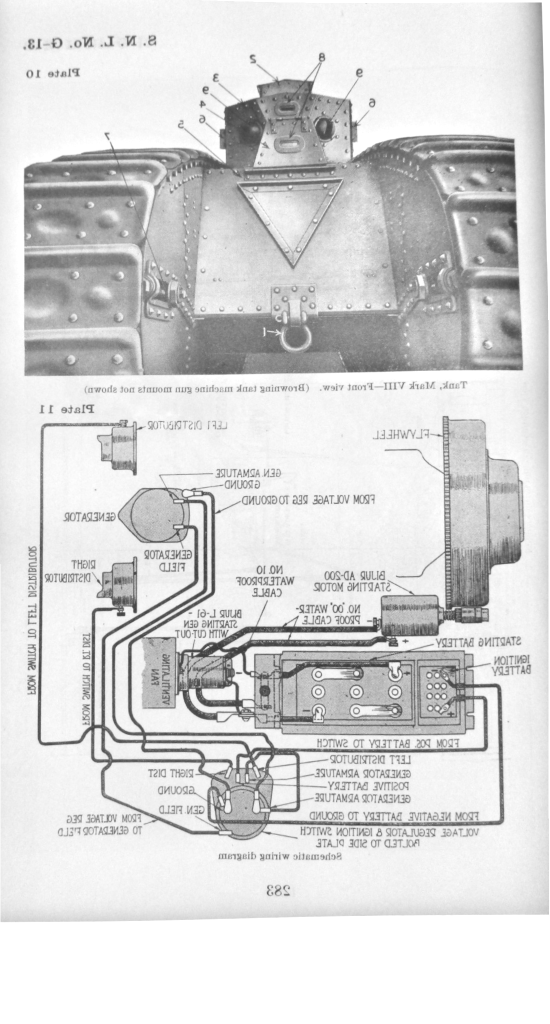
#> input picture references/1928-03-30_SNL_G13/SNL_G13_Project/restoration/paired/p283-mirrored-registered.png, 1100 x 2048 px, given in place of p284.jpg, which was not available (shown at 1/2 size)
$ python fit_global.py
#> lines starting #> are read from the running program, lines starting #| are printed output that depends on the picture; after the words box and inside, x2 and y2 are one past the last pixel; in counts of white or black regions, pixels touching at a corner belong together; long printed decimals are rounded; pictures that were not available may be replaced by others from this repository, and a replacement may not be noted
from pathlib import Path
import numpy as np,json
from scipy import ndimage as nd,optimize
from PIL import Image
P=Path(__file__).resolve().parents[2];O=Path(__file__).parent/'fitting-output';O.mkdir(exist_ok=True)
fg=np.asarray(Image.open(P/'sources/p284.jpg').convert('L')).astype(float)/255
bg=np.asarray(Image.open(P/'sources/p283.jpg').convert('L'))[:,::-1].astype(float)/255
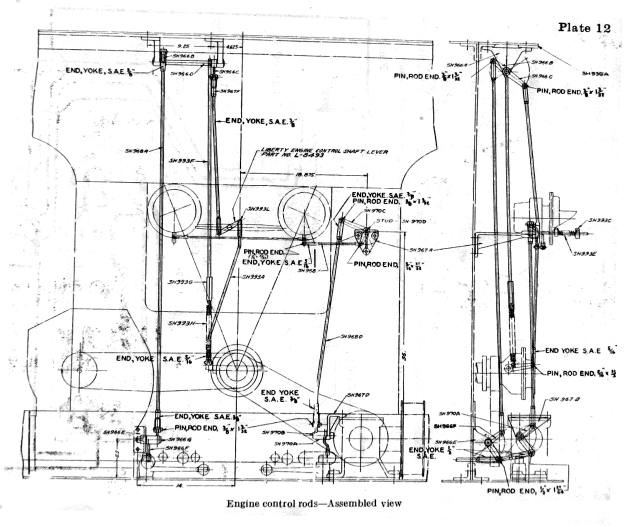
#> input picture references/1928-03-30_SNL_G13/SNL_G13_Project/restoration/paired/p284-local-only.png, 1251 x 1054 px, given in place of p283.jpg, which was not available (shown at 1/2 size)
# Remove narrow front drawing strokes before registering the faint reverse image.
fc=nd.grey_closing(fg,size=(9,9));fb=nd.gaussian_filter(fc,50)
f=1-fc/np.maximum(fb,.1)
bc=nd.gaussian_filter(nd.grey_closing(bg,size=(121,121)),20)
#> bc: shape (1054, 1251) float64; every value is 1
b=1-bg/np.maximum(bc,.1)
mask=(fc-fg)<.022
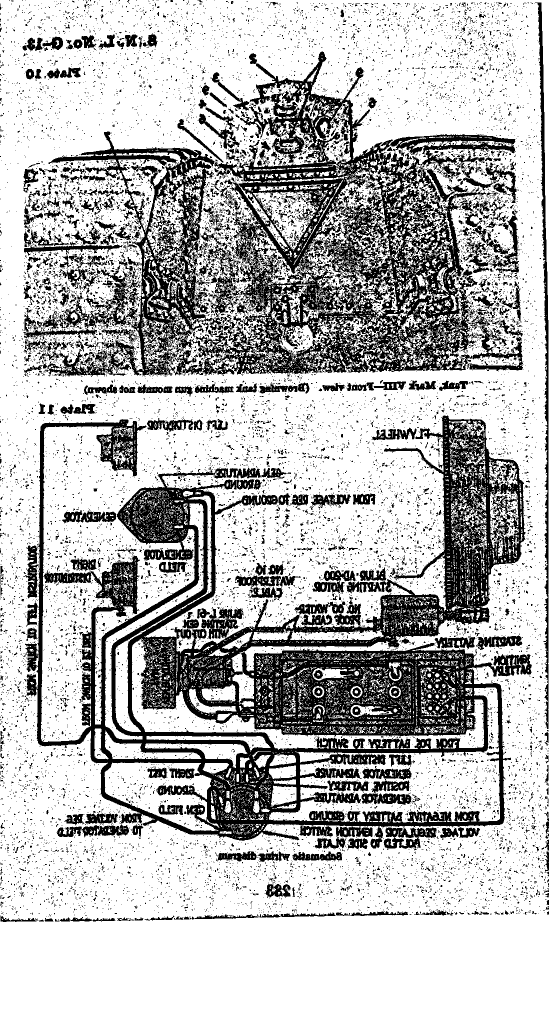
#> mask: shape (2048, 1100) bool (shown at 1/2 size); 72.3% white; 15292 black regions (14526 under 20 px), largest, box (x1, y1, x2, y2) and area: (50, 831, 1064, 1682) 256569, (47, 102, 1047, 754) 187492, (1070, 5, 1097, 1458) 8191
mask &= (np.indices(fg.shape)[0]>100)&(np.indices(fg.shape)[0]<1800)
mask &= (np.indices(fg.shape)[1]>45)&(np.indices(fg.shape)[1]<1045)
# Keep narrow drawing lines and dark surface blemishes out of the fit.
mask &= fg>.54
#> mask: shape (2048, 1100) bool; 47.2% white; 6866 white regions (5840 under 20 px), largest, box (x1, y1, x2, y2) and area: (46, 101, 1045, 1800) 751582, (538, 1375, 1000, 1645) 38458, (490, 1084, 1045, 1347) 20952
np.savez_compressed(O/'inputs.npz',fg=fg,bg=bg,fc=fc,f=f,b=b,mask=mask)
yy,xx=np.indices(f.shape);sel=mask & (yy%5==0)&(xx%5==0)
#> after `sel = mask & (yy % 5 == 0) & (xx % 5 == 0)`: sel: shape (2048, 1100) bool; 1.9% white in thin lines or dots, all inside (x1, y1, x2, y2) = (50, 105, 1041, 1796)
y=yy[sel]/1000;x=xx[sel]/1000
p=np.array([1.,0.,.012, -.03,1.,.19,0.,0.])
for sig in [9,5,2]:
 bb=nd.gaussian_filter(b,sig)-nd.gaussian_filter(b,50)
 ff=nd.gaussian_filter(f,sig)[sel];ff-=ff.mean()
 def mapped(p):
  den=1+p[6]*x+p[7]*y
  return nd.map_coordinates(bb,[(p[3]*x+p[4]*y+p[5])*1000/den,(p[0]*x+p[1]*y+p[2])*1000/den],order=1,mode='constant',cval=0)
 def fun(p):
  z=mapped(p);z-=z.mean()
  return -np.dot(z,ff)/max(1e-12,np.linalg.norm(z)*np.linalg.norm(ff))
 res=optimize.minimize(fun,p,method='Powell',bounds=[(.85,1.2),(-.07,.07),(-.10,.10),(-.10,.07),(.88,1.18),(.12,.30),(-.04,.04),(-.04,.04)],options={'maxiter':60,'xtol':.00002,'ftol':.000002})
 p=res.x;print(sig,res.fun,p,flush=True)
 (O/'fit.json').write_text(json.dumps({'parameters':p.tolist(),'correlation':-res.fun,'blur':sig},indent=2))
#> this loop made 3 passes
#| 9 -0.1149 [ 0.8581   0.02326 -0.05776 -0.0246  1.055  0.1375
#|  -0.0381 -0.04      ]
#| 5 -0.06166 [ 0.9416 -0.009436 -0.05611 -0.01524  1.053  0.1351
#|  -0.03999  0.00492]
#| 2 -0.03431 [ 0.9903 -0.06174 -0.05674 -0.01588   1.093  0.1872
#|   0.03251  0.005567]
#> pass 1, `bb=nd.gaussian_filter(b,sig)-nd.gaussian_filter(b,50)`:
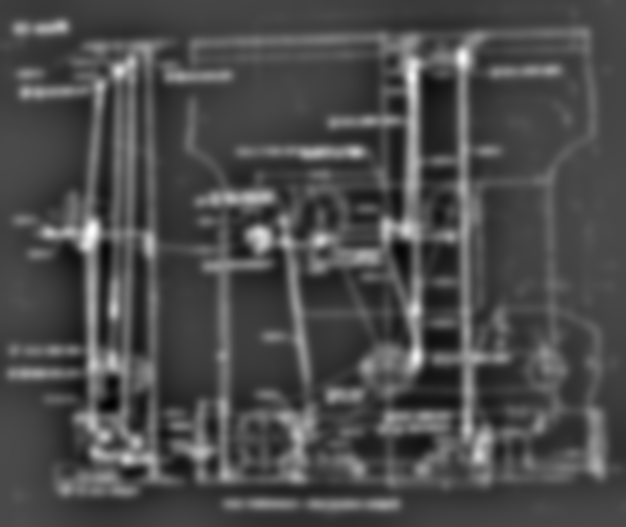
#> bb: shape (1054, 1251) float64 (shown at 1/2 size); min -0.167, max 0.398, mean 2.48e-17; drawn with min black and max white
# Render grayscale ghost view, registered reverse and blend.
x=xx/1000;y=yy/1000;den=1+p[6]*x+p[7]*y
#> after `den = 1 + p[6] * x + p[7] * y`:
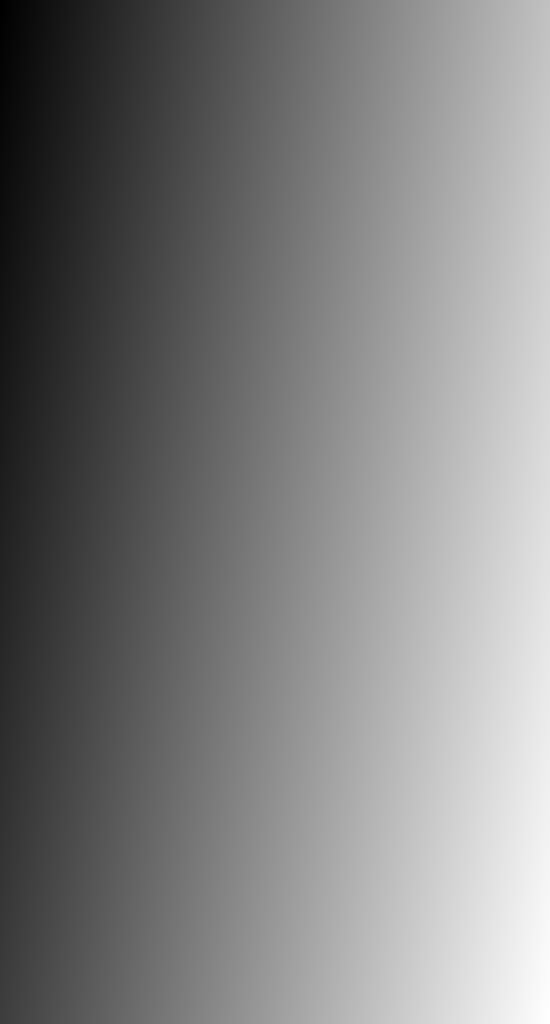
#> den: shape (2048, 1100) float64 (shown at 1/2 size); min 1, max 1.05, mean 1.02; drawn with min black and max white
coords=[(p[3]*x+p[4]*y+p[5])*1000/den,(p[0]*x+p[1]*y+p[2])*1000/den]
aligned=nd.map_coordinates(b,coords,order=1,mode='constant',cval=0)
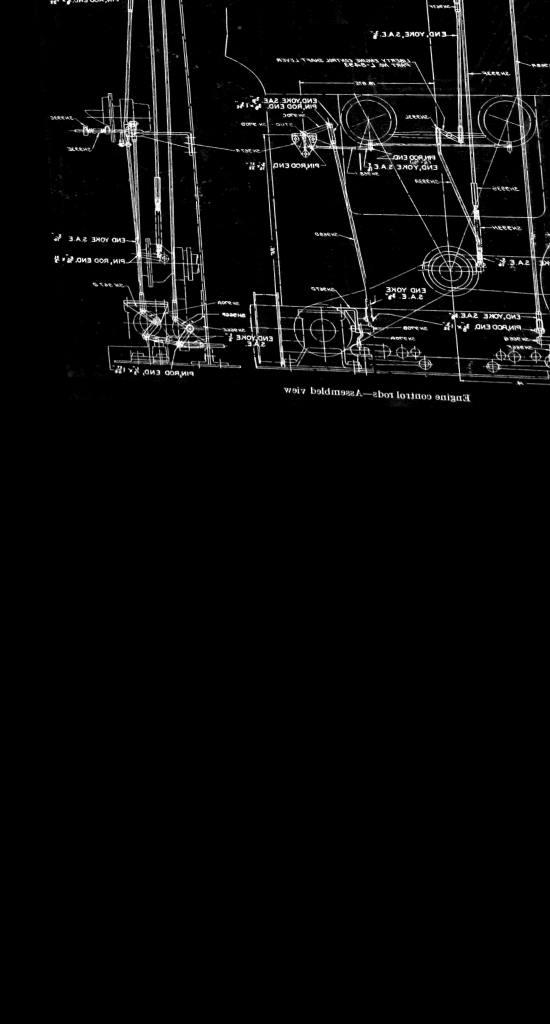
#> aligned: shape (2048, 1100) float64 (shown at 1/2 size); min 0, max 1, mean 0.0344
np.save(O/'aligned_density.npy',aligned)
for name,a in [('ghost',1-np.clip(f*9,0,.9)),('aligned',1-np.clip(aligned,0,.9)),('front',fg),('blend',1-np.clip(f*4+aligned*.4,0,.9))]:
 im=Image.fromarray(np.uint8(np.clip(a,0,1)*255));im.thumbnail((660,1200));im.save(O/f'{name}.png')
#> this loop made 4 passes
#> name on passes 1 to 4: 'ghost', 'aligned', 'front', 'blend'
#> pass 1, `im = Image.fromarray(np.uint8(np.clip(a, 0, 1) * 255))`:
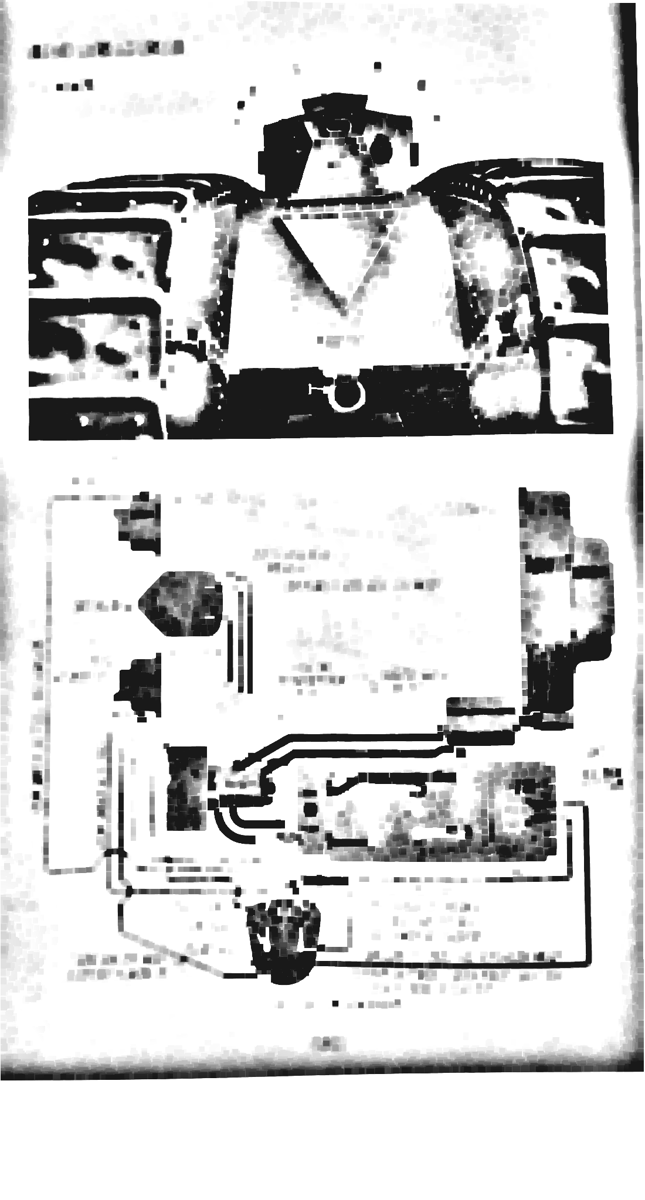
#> saved as ghost.png: PIL image 645x1200 L; min 3, max 255, mean 208.9
#> after the loop:
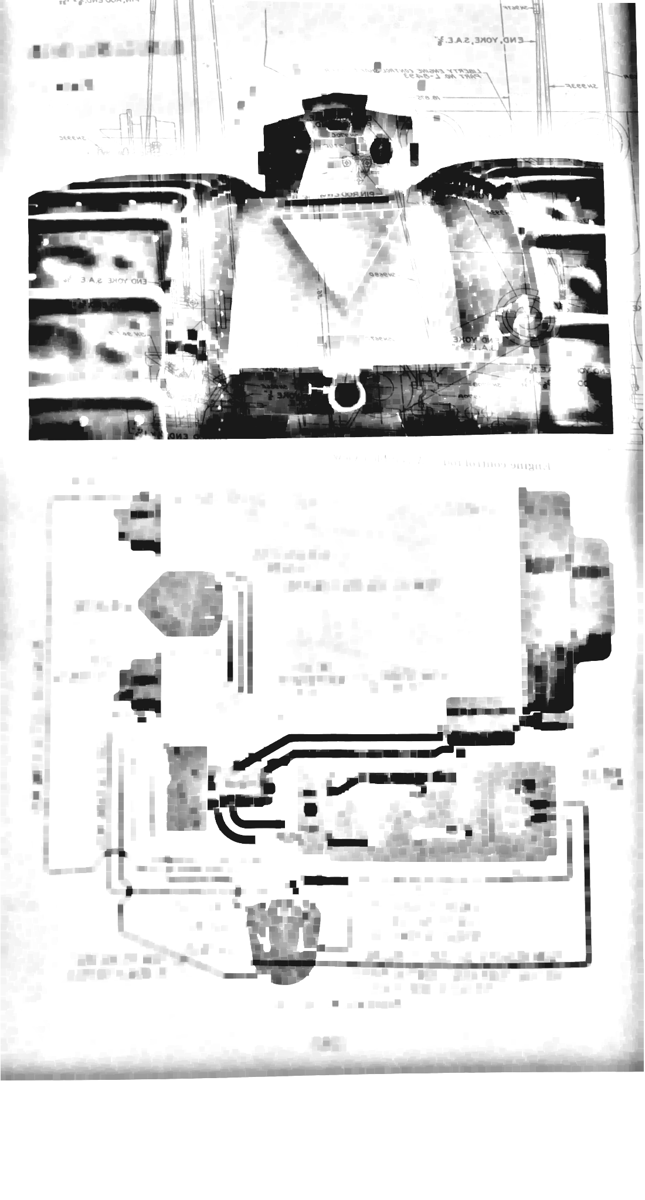
#> im: PIL image 645x1200 L; min 8, max 255, mean 222.4
